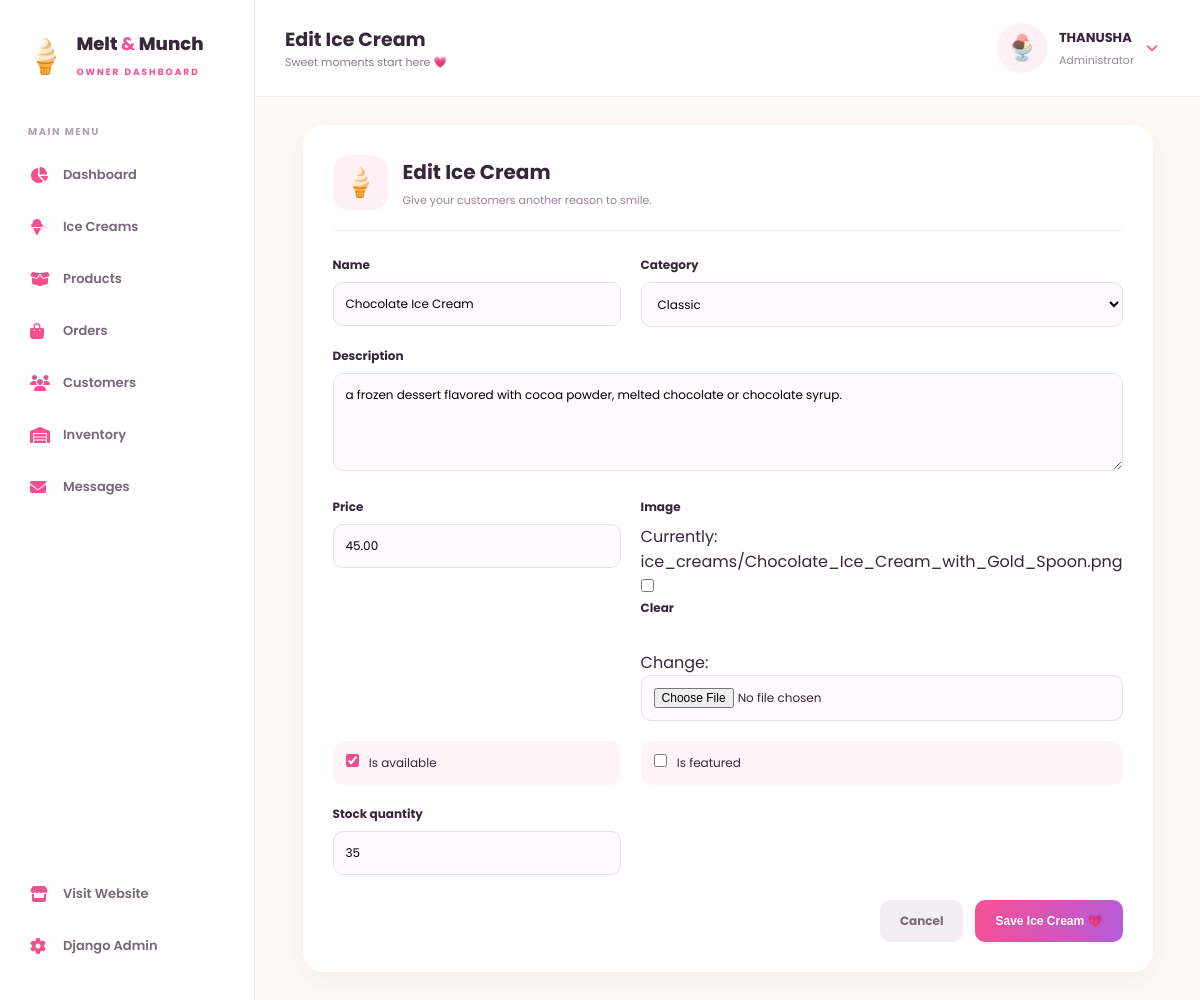
Page /dashboard/icecreams/edit/4/ (signed in) on the committed database.
### melt_app/models.py (models this page shows, shortened)
class IceCream(models.Model):
    CATEGORY_CHOICES = [
        ("classic", "Classic"),
        ("chocolate", "Chocolate"),
        ("fruit", "Fruit"),
        ("sundae", "Sundae"),
        ("premium", "Premium"),
        ("special", "Special"),
    ]
    name = models.CharField(max_length=150)
    slug = models.SlugField(
        unique=True,
        blank=True
    )
    category = models.CharField(
        max_length=30,
        choices=CATEGORY_CHOICES
    )
    description = models.TextField()
    price = models.DecimalField(
        max_digits=8,
        decimal_places=2,
        validators=[MinValueValidator(Decimal("0.00"))]
    )
    image = models.ImageField(
        upload_to="ice_creams/",
        blank=True,
        null=True
    )
    is_available = models.BooleanField(default=True)
    is_featured = models.BooleanField(default=False)
    stock_quantity = models.PositiveIntegerField(default=0)
    created_at = models.DateTimeField(auto_now_add=True)
    class Meta:
        ordering = ["name"]

### melt_app/views.py (the view)
@staff_member_required(login_url='/admin/login/')
def edit_icecream(request, pk):
    icecream = get_object_or_404(
        IceCream,
        pk=pk
    )
    if request.method == 'POST':
        form = IceCreamForm(
            request.POST,
            request.FILES,
            instance=icecream
        )
        if form.is_valid():
            form.save()
            messages.success(
                request,
                'Ice cream updated successfully!'
            )
            return redirect('dashboard_icecreams')
    else:
        form = IceCreamForm(
            instance=icecream
        )
    return render(
        request,
        'dashboard/icecream_form.html',
        {
            'form': form,
            'page_title': 'Edit Ice Cream',
            'icecream': icecream,
        }
    )

### melt_app/context_processors.py (called while the page is built)
def cart_count(request):
    if request.user.is_authenticated:
        count = CartLine.objects.filter(
            cart__user=request.user
        ).aggregate(total=Sum("quantity"))["total"] or 0
    else:
        cart = request.session.get("cart", {})
        count = sum(int(quantity) for quantity in cart.values())
    return {
        "nav_cart_count": count
    }

### melt_app/templates/dashboard/icecream_form.html (shortened to what this page needs)
{% extends 'dashboard/base.html' %}
{% load static %}
{% block page_heading %}{{ page_title }}{% endblock %}
{% block page_css %}
<link rel="stylesheet" href="{% static 'dashboard/css/icecream_form.css' %}">
{% endblock %}
{% block content %}
<div class="form-page">
    <div class="form-heading">
        <span>🍦</span>
        <div>
            <h2>{{ page_title }}</h2>
            <p>Give your customers another reason to smile.</p>
        </div>
    </div>
    <form method="post" enctype="multipart/form-data" id="icecreamForm">
        <div class="form-grid">
            {% for field in form %}
                {% if field.name == "is_available" or field.name == "is_featured" %}
                    <div class="checkbox-field">
                        {{ field }}
                        <label for="{{ field.id_for_label }}">
                            {{ field.label }}
                        </label>
                    </div>
                {% else %}
                    <div class="form-field
                        {% if field.name == 'description' %}full-width{% endif %}">
                        <label for="{{ field.id_for_label }}">
                            {{ field.label }}
                        </label>
                        {{ field }}
                    </div>
                {% endif %}
            {% endfor %}
        </div>
        <div class="form-buttons">
            <a href="{% url 'dashboard_icecreams' %}" class="cancel-btn">
                Cancel
            </a>
            <button type="submit" class="save-btn">
                Save Ice Cream 💗
            </button>
        </div>
    </form>
</div>
{% endblock %}

### melt_app/templates/dashboard/base.html (shortened to what this page needs)
{% load static %}
<!DOCTYPE html>
<html lang="en">
<head>
    <link rel="stylesheet"
          href="https://cdnjs.cloudflare.com/ajax/libs/font-awesome/6.5.0/css/all.min.css">
          <link rel="stylesheet" href="{% static 'dashboard/css/base.css' %}">
    {% block page_css %}{% endblock %}
</head>
<body>
<div class="dashboard-layout">
    <aside class="sidebar" id="sidebar">
        <div class="brand">
            <span>🍦</span>
            <div>
                <h2>Melt <b>&</b> Munch</h2>
                <small>OWNER DASHBOARD</small>
            </div>
        </div>
        <div class="sidebar-heading">MAIN MENU</div>
        <a href="{% url 'admin_dashboard' %}" class="side-link">
            <i class="fa-solid fa-chart-pie"></i>
            Dashboard
        </a>
        <a href="{% url 'dashboard_icecreams' %}" class="side-link">
            <i class="fa-solid fa-ice-cream"></i>
            Ice Creams
        </a>
        <a href="{% url 'dashboard_products' %}" class="side-link">
            <i class="fa-solid fa-box-open"></i>
            Products
        </a>
        <a href="{% url 'dashboard_orders' %}" class="side-link">
            <i class="fa-solid fa-bag-shopping"></i>
            Orders
        </a>
        <a href="{% url 'dashboard_customers' %}" class="side-link">
            <i class="fa-solid fa-users"></i>
            Customers
        </a>
        <a href="{% url 'dashboard_inventory' %}" class="side-link">
            <i class="fa-solid fa-warehouse"></i>
            Inventory
        </a>
        <a href="{% url 'dashboard_messages' %}" class="side-link">
            <i class="fa-solid fa-envelope"></i>
            Messages
        </a>
        <div class="sidebar-bottom">
            <a href="{% url 'home' %}" class="side-link">
                <i class="fa-solid fa-store"></i>
                Visit Website
            </a>
            <a href="{% url 'admin:index' %}" class="side-link">
                <i class="fa-solid fa-gear"></i>
                Django Admin
            </a>
        </div>
    </aside>
    <main class="main-content">
        <header class="topbar">
            <div class="topbar-heading">
                <h3>{% block page_heading %}Dashboard{% endblock %}</h3>
                <p>Sweet moments start here 💗</p>
            </div>
            <div class="admin-profile-dropdown" id="adminProfile">
                <button type="button"
                        class="admin-profile"
                        id="profileToggle"
                        aria-expanded="false"
                        aria-controls="profileMenu">
                    <div class="admin-avatar">🍨</div>
                    <div class="admin-profile-info">
                        <strong>{{ request.user.username|upper }}</strong>
                        <small>Administrator</small>
                    </div>
                    <i class="fa-solid fa-chevron-down profile-arrow"></i>
                </button>
            </div>
        </header>
        <section class="page-content">
            {% block content %}{% endblock %}
        </section>
    </main>
</div>
</body>
</html>

### melt_app/static/dashboard/css/base.css (style rules this page uses)
:root { --pink: #f34f91; --dark: #38263b; --muted: #897b8b; --background: #fff9f5; --white: #ffffff; }
* { margin: 0; padding: 0; box-sizing: border-box; }
body { font-family: 'Poppins', sans-serif; background: var(--background); color: var(--dark); }
a { text-decoration: none; color: inherit; }
.dashboard-layout { display: flex; min-height: 100vh; }
.sidebar { width: 255px; min-width: 255px; background: #fff; border-right: 1px solid #f4e9ef; padding: 25px 16px; display: flex; flex-direction: column; transition: transform .3s ease; }
.brand { display: flex; align-items: center; gap: 10px; padding: 5px 8px 30px; }
.brand > span { font-size: 34px; }
.brand h2 { font-size: 18px; font-weight: 800; }
.brand h2 b { color: var(--pink); }
.brand small { font-size: 9px; letter-spacing: 2px; color: var(--pink); font-weight: 700; }
.sidebar-heading { color: #b0a2ae; font-size: 10px; font-weight: 700; letter-spacing: 1.5px; padding: 12px; }
.side-link { display: flex; align-items: center; gap: 13px; padding: 13px 14px; border-radius: 12px; margin-bottom: 6px; font-size: 13px; font-weight: 600; color: #766879; transition: .25s; }
.side-link i { width: 20px; color: var(--pink); font-size: 16px; }
.sidebar-bottom { margin-top: auto; padding-top: 20px; }
.main-content { flex: 1; min-width: 0; }
.topbar { min-height: 85px; padding: 15px 30px; background: white; border-bottom: 1px solid #f5eaf0; display: flex; align-items: center; gap: 18px; }
.topbar h3 { font-size: 19px; }
.topbar p { font-size: 11px; color: var(--muted); }
.admin-avatar { width: 43px; height: 43px; display: grid; place-items: center; border-radius: 50%; background: #fff0f5; font-size: 23px; }
.admin-profile strong, .admin-profile small { display: block; }
.admin-profile strong { font-size: 12px; }
.admin-profile small { font-size: 10px; color: var(--muted); }
.page-content { padding: 28px; }
.admin-profile-dropdown { position: relative; margin-left: auto; z-index: 1000; }
.admin-profile { display: flex; align-items: center; gap: 12px; padding: 8px 12px; border: none; background: transparent; border-radius: 15px; cursor: pointer; transition: 0.3s; font-family: inherit; }
.admin-avatar { width: 50px; height: 50px; display: grid; place-items: center; border-radius: 50%; background: #fff0f6; font-size: 25px; }
.admin-profile-info { display: flex; flex-direction: column; align-items: flex-start; gap: 4px; }
.admin-profile-info strong { color: #38233f; font-size: 13px; }
.admin-profile-info small { color: #9b879c; font-size: 11px; }
.profile-arrow { color: #e84393; font-size: 12px; transition: transform 0.3s; }

### melt_app/static/dashboard/css/icecream_form.css (style rules this page uses)
.form-page { max-width: 850px; margin: auto; background: white; border-radius: 20px; padding: 30px; box-shadow: 0 7px 25px rgba(60,30,50,.05); }
.form-heading { display: flex; align-items: center; gap: 15px; margin-bottom: 25px; padding-bottom: 20px; border-bottom: 1px solid #f3eaf0; }
.form-heading > span { width: 55px; height: 55px; display: grid; place-items: center; border-radius: 16px; background: #fff0f5; font-size: 28px; }
.form-heading h2 { font-size: 20px; }
.form-heading p { font-size: 11px; color: #968696; margin-top: 5px; }
.form-grid { display: grid; grid-template-columns: 1fr 1fr; gap: 20px; }
.form-field label { display: block; font-size: 12px; font-weight: 700; margin-bottom: 8px; }
.form-control { width: 100%; padding: 12px; border: 1px solid #eadde6; border-radius: 10px; background: #fffafd; outline: none; font: inherit; font-size: 12px; }
.full-width { grid-column: 1 / -1; }
.checkbox-field { padding: 13px; background: #fff5f8; border-radius: 10px; font-size: 12px; }
.checkbox-field input { accent-color: #ec4c91; }
.checkbox-field label { margin-left: 7px; }
.form-buttons { display: flex; justify-content: flex-end; gap: 12px; margin-top: 25px; }
.cancel-btn, .save-btn { padding: 12px 20px; border-radius: 10px; font-size: 12px; font-weight: 700; border: 0; cursor: pointer; }
.cancel-btn { background: #f4edf2; color: #796a79; }
.save-btn { background: linear-gradient(110deg, #f94f94, #b45cda); color: white; }

### rows in the picture
IceCream: form "Chocolate Ice Cream" "Classic" "a frozen dessert flavored with cocoa powder, melted chocolate or chocolate syrup." "45.00" "35", form "☑"

### other values in the picture
{{ page_title }} "Edit Ice Cream"
{{ request.user.username|upper }} "THANUSHA"
{{ field.label }} "Name" "Category" "Description" "Price" "Image" "Stock quantity"
{{ field.label }} "Is available" "Is featured"
